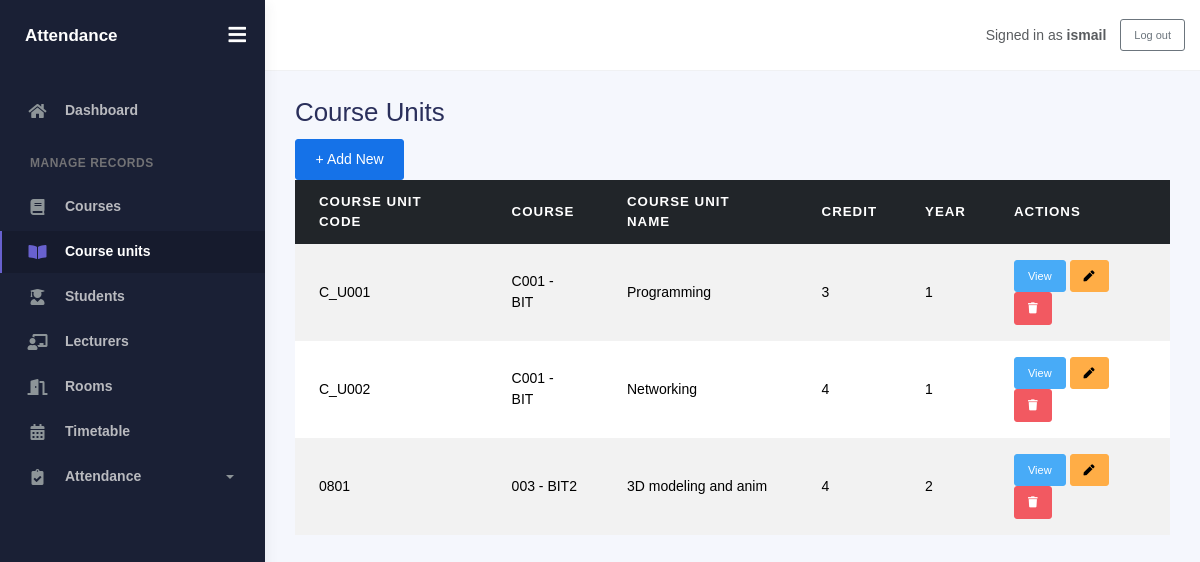
The page /course-units/ (signed in) on the database its author committed.
### core/models.py (models this page shows)
class CourseUnit(models.Model):
    course_unit_code = models.CharField(max_length=6, primary_key=True)
    course = models.ForeignKey(Course, on_delete=models.CASCADE, related_name='units')
    course_unit_name = models.CharField(max_length=100)
    course_unit_credit = models.PositiveIntegerField()
    year_of_study = models.CharField(
        max_length=1, blank=True, choices=YEAR_OF_STUDY_CHOICES
    )
    def __str__(self):
        return f"{self.course_unit_code} - {self.course_unit_name}"

class Course(models.Model):
    course_id = models.CharField(max_length=5, unique=True)
    course_name = models.CharField(max_length=100)
    faculty = models.CharField(max_length=100)
    duration = models.PositiveIntegerField(null=True, blank=True)
    class Meta:
        ordering = ['course_id']
    def __str__(self):
        return f"{self.course_id} - {self.course_name}"

### core/views.py (the view)
# urls.py: path('course-units/', views.courseunit_list, name='courseunit_list'),
@login_required
def courseunit_list(request):
    page_obj = Paginator(CourseUnit.objects.all(), 20).get_page(request.GET.get('page'))
    return render(request, 'core/course_unit_page.html', {
        'model_verbose': 'Course Units',
        'model_name': 'courseunit',
        'fields': list(CourseUnit._meta.fields),
        'object_list': page_obj.object_list,
        'page_obj': page_obj,
        'is_paginated': page_obj.has_other_pages(),
    })

### core/templates/core/course_unit_page.html (shortened to what this page needs)
{% extends 'base.html' %}
{% block content %}
<div class="record-list-heading">
  <h2>Course Units</h2>
  <a class="btn btn-primary" href="{% url 'courseunit_create' %}">+ Add New</a>
</div>
<div class="table-responsive">
<table class="table table-striped table-hover table-content-middle">
  <thead class="table-dark">
    <tr>
      <th>Course Unit Code</th>
      <th>Course</th>
      <th>Course Unit Name</th>
      <th>Credit</th>
      <th>Year</th>
      <th>Actions</th>
    </tr>
  </thead>
  <tbody>
    {% for obj in object_list %}
    <tr>
      <td>{{ obj.course_unit_code }}</td>
      <td>{{ obj.course }}</td>
      <td>{{ obj.course_unit_name }}</td>
      <td>{{ obj.course_unit_credit }}</td>
      <td>{{ obj.year_of_study }}</td>
      <td class="action-buttons">
        <a class="btn btn-sm btn-info" href="{% url 'courseunit_detail' obj.pk %}">View</a>
        <a class="btn btn-sm btn-warning" href="{% url 'courseunit_update' obj.pk %}" aria-label="Edit {{ obj }}" title="Edit"><i class="fas fa-pen" aria-hidden="true"></i><span class="visually-hidden">Edit</span></a>
        <a class="btn btn-sm btn-danger" href="{% url 'courseunit_delete' obj.pk %}" aria-label="Delete {{ obj }}" title="Delete"><i class="fas fa-trash" aria-hidden="true"></i><span class="visually-hidden">Delete</span></a>
      </td>
    </tr>
    {% empty %}
    <tr><td colspan="6" class="empty-table-message">No records yet.</td></tr>
    {% endfor %}
  </tbody>
</table>
</div>
{% endblock %}

### core/templates/base.html (shortened to what this page needs)
{% load static %}
<!DOCTYPE html>
<html lang="en">
  <head>
    <link rel="stylesheet" href="{% static 'core/dashboard/bootstrap.min.css' %}" />
    <link rel="stylesheet" href="{% static 'core/dashboard/fonts.min.css' %}" />
    <link rel="stylesheet" href="{% static 'core/dashboard/plugins.min.css' %}" />
    <link rel="stylesheet" href="{% static 'core/dashboard/kaiadmin.min.css' %}" />
  </head>
  <body>
    <div class="wrapper">
      {% if request.user.is_authenticated %}
      <aside class="sidebar" data-background-color="dark">
        <div class="sidebar-logo">
          <div class="logo-header" data-background-color="dark">
            <a class="logo text-white fw-bold" href="{% url 'home' %}">Attendance</a>
            <div class="nav-toggle">
              <button class="btn btn-toggle toggle-sidebar" type="button" aria-label="Toggle sidebar">
                <i class="fas fa-bars" aria-hidden="true"></i>
              </button>
            </div>
          </div>
        </div>
        <div class="sidebar-wrapper scrollbar scrollbar-inner">
          <div class="sidebar-content">
            <ul class="nav nav-secondary">
              <li class="nav-item{% if request.resolver_match.url_name == 'home' %} active{% endif %}">
                <a href="{% url 'home' %}"><i class="fas fa-home" aria-hidden="true"></i><p>Dashboard</p></a>
              </li>
              <li class="nav-section">
                <h4 class="text-section">Manage records</h4>
              </li>
              <li class="nav-item{% if 'course_' in request.resolver_match.url_name %} active{% endif %}">
                <a href="{% url 'course_list' %}"><i class="fas fa-book"></i><p>Courses</p></a>
              </li>
              <li class="nav-item{% if 'courseunit' in request.resolver_match.url_name %} active{% endif %}">
                <a href="{% url 'courseunit_list' %}"><i class="fas fa-book-open"></i><p>Course units</p></a>
              </li>
              <li class="nav-item{% if 'student_' in request.resolver_match.url_name %} active{% endif %}">
                <a href="{% url 'student_list' %}"><i class="fas fa-user-graduate"></i><p>Students</p></a>
              </li>
              <li class="nav-item{% if 'lecturer_' in request.resolver_match.url_name %} active{% endif %}">
                <a href="{% url 'lecturer_list' %}"><i class="fas fa-chalkboard-teacher"></i><p>Lecturers</p></a>
              </li>
              <li class="nav-item{% if 'room' in request.resolver_match.url_name %} active{% endif %}">
                <a href="{% url 'room_list' %}"><i class="fas fa-door-open"></i><p>Rooms</p></a>
              </li>
              <li class="nav-item{% if 'timetable' in request.resolver_match.url_name %} active{% endif %}">
                <a href="{% url 'timetable_list' %}"><i class="fas fa-calendar-alt"></i><p>Timetable</p></a>
              </li>
              <li class="nav-item{% if 'attendance' in request.resolver_match.url_name %} active{% endif %}">
                <a data-bs-toggle="collapse" href="#attendance-menu" aria-expanded="{% if 'attendance' in request.resolver_match.url_name %}true{% else %}false{% endif %}">
                  <i class="fas fa-clipboard-check"></i><p>Attendance</p><span class="caret"></span>
                </a>
              </li>
            </ul>
          </div>
        </div>
      </aside>
      {% endif %}
      <main class="main-panel">
        <header class="main-header">
          <nav class="navbar navbar-header navbar-header-transparent navbar-expand-lg border-bottom">
            <div class="container-fluid">
              {% if request.user.is_authenticated %}
              <div class="ms-auto d-flex align-items-center gap-3">
                <span class="text-muted">Signed in as <strong>{{ request.user.get_username }}</strong></span>
                <form method="post" action="{% url 'logout' %}" class="m-0">
                  <button class="btn btn-outline-secondary btn-sm" type="submit">Log out</button>
                </form>
              </div>
              {% endif %}
            </div>
          </nav>
        </header>
        <div class="container">
          <div class="page-inner">
            {% block content %}{% endblock %}
          </div>
        </div>
      </main>
    </div>
  </body>
</html>

### rows shown on the page
CourseUnit: course_unit_code "C_U001", course "C001 - BIT", course_unit_name "Programming", course_unit_credit "3", year_of_study "1"
CourseUnit: course_unit_code "C_U002", course "C001 - BIT", course_unit_name "Networking", course_unit_credit "4", year_of_study "1"
CourseUnit: course_unit_code "0801", course "003 - BIT2", course_unit_name "3D modeling and anim", course_unit_credit "4", year_of_study "2"

### other values the page prints
{{ request.user.get_username }} "ismail"
